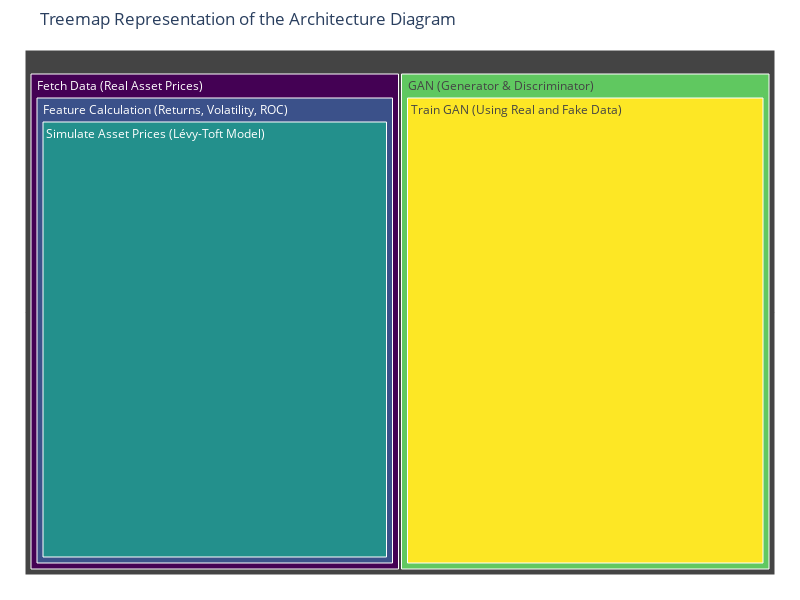

Source (notebook cell):
### Code cell
import plotly.graph_objects as go

# Define the tree structure and labels
labels = [
    "Fetch Data\n(Real Asset Prices)",
    "Feature Calculation\n(Returns, Volatility, ROC)",
    "Simulate Asset Prices\n(Lévy-Toft Model)",
    "GAN\n(Generator & Discriminator)",
    "Train GAN\n(Using Real and Fake Data)"
]
parents = [
    "",  # Fetch Data has no parent
    "Fetch Data\n(Real Asset Prices)",  # Feature Calculation's parent is Fetch Data
    "Feature Calculation\n(Returns, Volatility, ROC)",  # Simulate Asset Prices' parent is Feature Calculation
    "",  # GAN is independent
    "GAN\n(Generator & Discriminator)"  # Train GAN's parent is GAN
]

# Create Treemap
fig = go.Figure(go.Treemap(
    labels=labels,
    parents=parents,
    hoverinfo="label+percent entry+value+name",
    marker=dict(colors=[0, 1, 2, 3, 4], colorscale="Viridis"),
))

# Update the layout for better aesthetics
fig.update_layout(
    title="Treemap Representation of the Architecture Diagram",
    margin=dict(t=50, l=25, r=25, b=25),
    width=800,
    height=600,
)

# Show the plot
fig.show()

### Figure 1 — Plotly figure (JSON) as saved in the notebook; plotly's stock layout.template omitted (floating-point values rounded to 4 significant figures)
{"data": [{"hoverinfo": "label+percent entry+value+name", "labels": ["Fetch Data\n(Real Asset Prices)", "Feature Calculation\n(Returns, Volatility, ROC)", "Simulate Asset Prices\n(Lévy-Toft Model)", "GAN\n(Generator & Discriminator)", "Train GAN\n(Using Real and Fake Data)"], "marker": {"colors": [0, 1, 2, 3, 4], "colorscale": [[0, "#440154"], [0.1111, "#482878"], [0.2222, "#3e4989"], [0.3333, "#31688e"], [0.4444, "#26828e"], [0.5556, "#1f9e89"], [0.6667, "#35b779"], [0.7778, "#6ece58"], [0.8889, "#b5de2b"], [1, "#fde725"]]}, "parents": ["", "Fetch Data\n(Real Asset Prices)", "Feature Calculation\n(Returns, Volatility, ROC)", "", "GAN\n(Generator & Discriminator)"], "type": "treemap"}], "layout": {"height": 600, "margin": {"b": 25, "l": 25, "r": 25, "t": 50}, "title": {"text": "Treemap Representation of the Architecture Diagram"}, "width": 800}}
